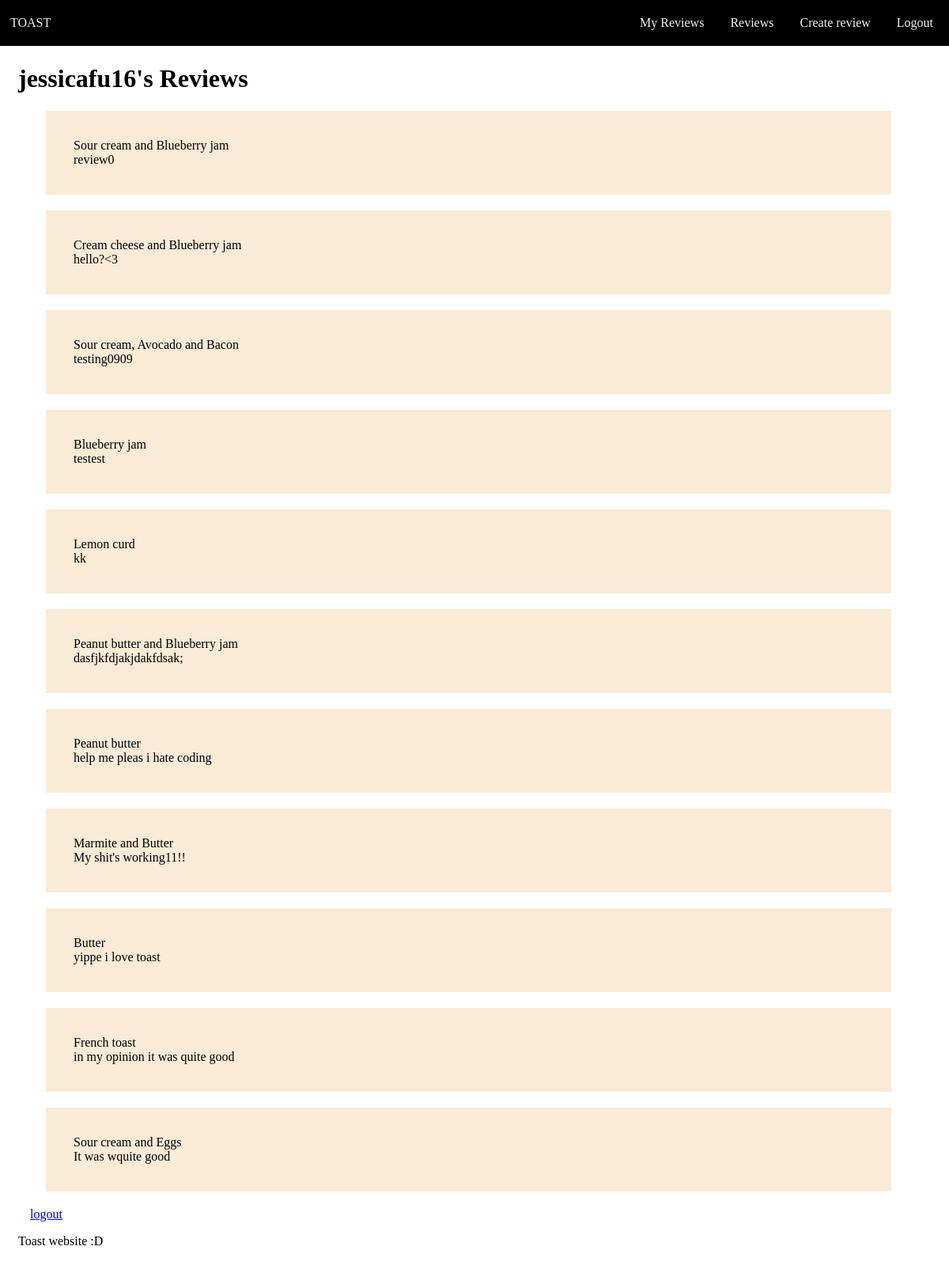
Screenshot of /my_reviews (signed in) with the database file from the repository.
### tables this page shows
CREATE TABLE Reviews (id INTEGER PRIMARY KEY AUTOINCREMENT, user_id INTEGER REFERENCES Users (id), review TEXT NOT NULL, toast_id, approval INTEGER);

CREATE TABLE Toast (id INTEGER PRIMARY KEY AUTOINCREMENT, description TEXT NOT NULL);

### routes.py (the view)
@app.route('/my_reviews')
def my_reviews():
    if 'username' not in session or session['username'] is None:
        return redirect(url_for('signup'))
    else:
        query = "SELECT t.description, r.review FROM reviews AS r JOIN Users as u ON r.user_id = u.id join Toast AS t ON t.id = r.toast_id WHERE username = ?"
        username = session["username"]
        reviews = reversed(sql_queries(query, 1, (username, )))
        return render_template('my_reviews.html', reviews=reviews, username=username)

### routes.py (called while the page is built)
def sql_queries(query, option, data=None):
    connection = sqlite3.connect('toast.db')
    cursor = connection.cursor()
    if data:
        cursor.execute(query, data)
    else:
        cursor.execute(query)
    if option == 0:
        result = cursor.fetchone()
        return result
    elif option == 1:
        result = cursor.fetchall()
        return result
    else:
        connection.commit()
    connection.close()

### templates/my_reviews.html
{% extends 'layout.html' %}
{% block h1 -%}{{ username }}'s Reviews{%- endblock %}
    {% block main -%}
    <div class="gridContainer">
        {% for review in reviews %}
        <div class="gridItem">
            {{ review[0] }}
            <br>
            {{ review[1] }}
            <br>
            <a class="my_reviews_buttons" href="/delete_reviews">delete</a><a class="my_reviews_buttons" href="/update_reviews">update</a>
        </div>
        {% endfor %}
        <a href="/logout">logout</a>
    </div>
    {%- endblock %}

### static/style.css (style rules this page uses)
body { word-wrap: break-word; padding:15px; }
div { background-color: #000000; padding-right: 94.7%; position: fixed; top: 0; left: 0; right: 0; width: 100%; z-index: 100; }
div.gridContainer { z-index:0; background-color:transparent; padding-right:15px; position:relative; top:auto; left:auto; right:auto; width:auto; margin:15px; }
.gridItem { z-index:0; background-color:antiquewhite; margin:20px; position: relative; top: auto; left:auto; right:auto; width:auto; padding:35px; }
.my_reviews_buttons { padding-left:10px; float:right; color:transparent; }

### rows the page displays
Reviews: description "Sour cream and Blueberry jam", review "review0"
Reviews: description "Cream cheese and Blueberry jam", review "hello?<3"
Reviews: description "Sour cream, Avocado and Bacon", review "testing0909"
Reviews: description "Blueberry jam", review "testest"
Reviews: description "Lemon curd", review "kk"
Reviews: description "Peanut butter and Blueberry jam", review "dasfjkfdjakjdakfdsak;"
Reviews: description "Peanut butter", review "help me pleas i hate coding"
Reviews: description "Marmite and Butter", review "My shit's working11!!"
Reviews: description "Butter", review "yippe i love toast"
Reviews: description "French toast", review "in my opinion it was quite good"
Reviews: description "Sour cream and Eggs", review "It was wquite good"

### other values shown
{{ username }} "jessicafu16"
